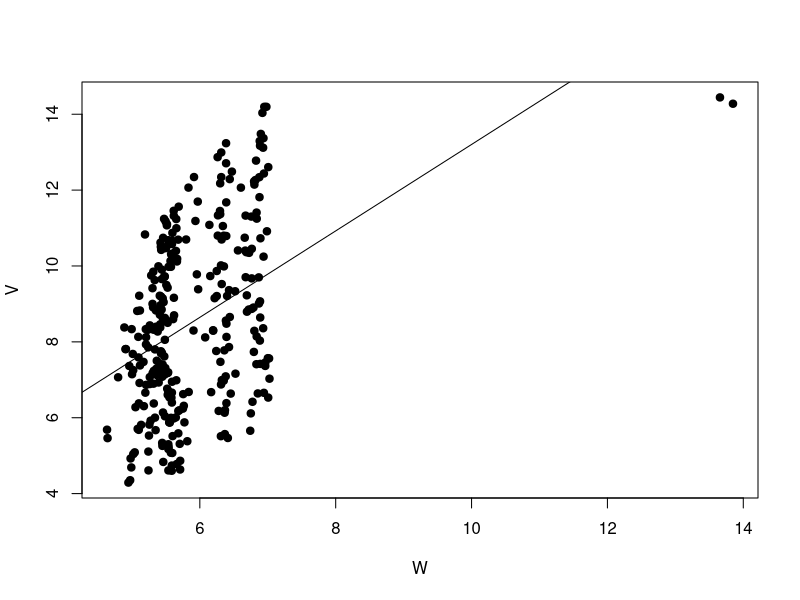
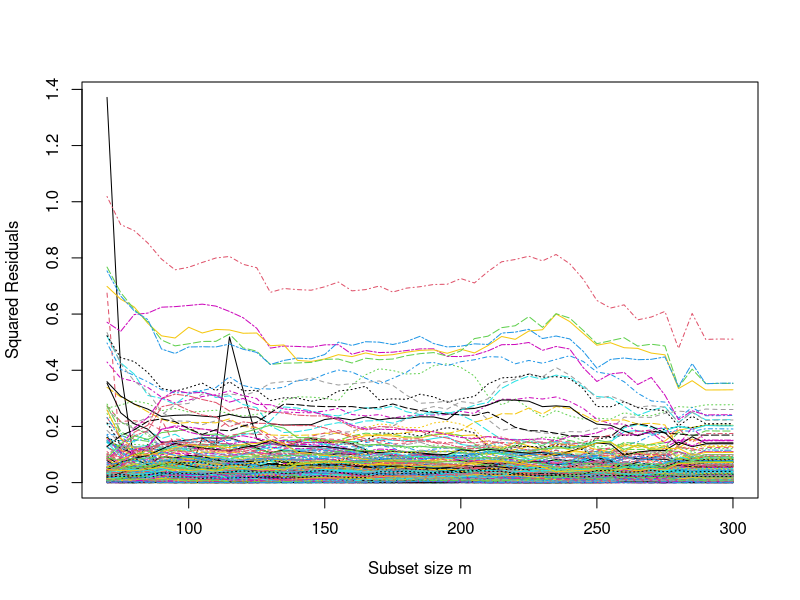
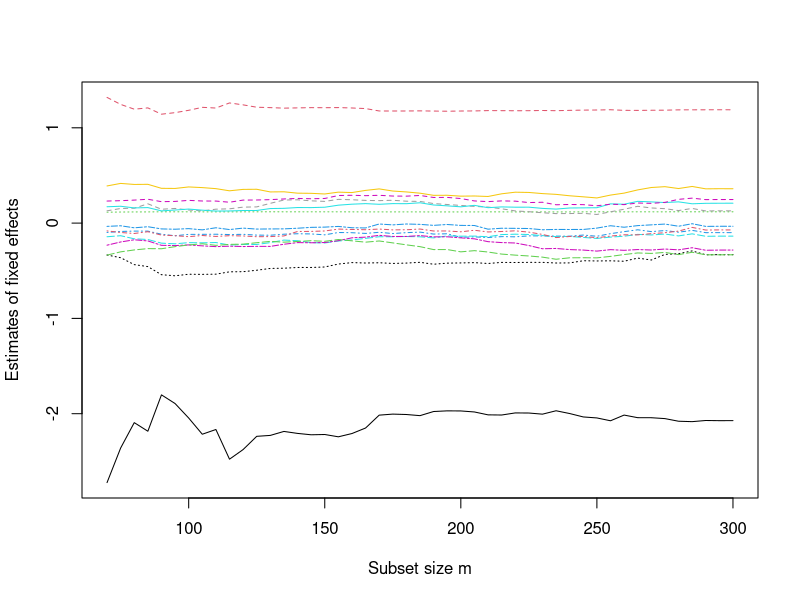
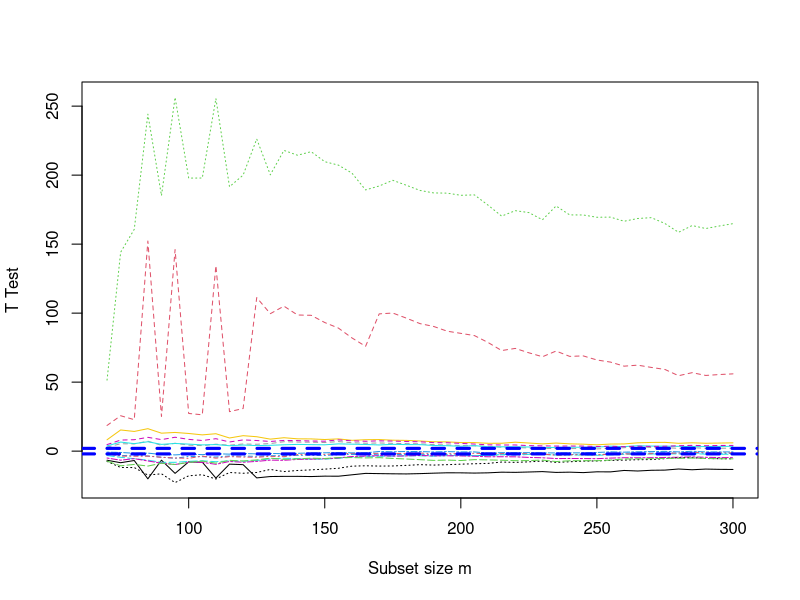
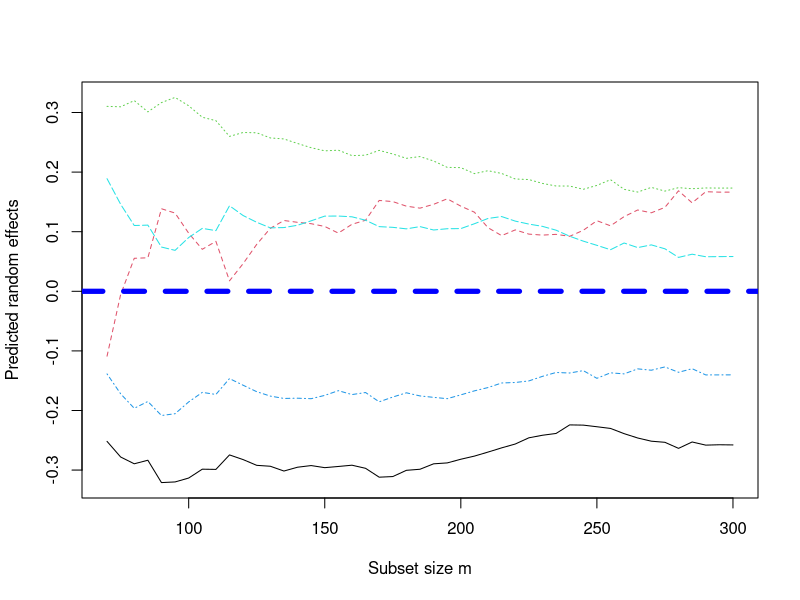
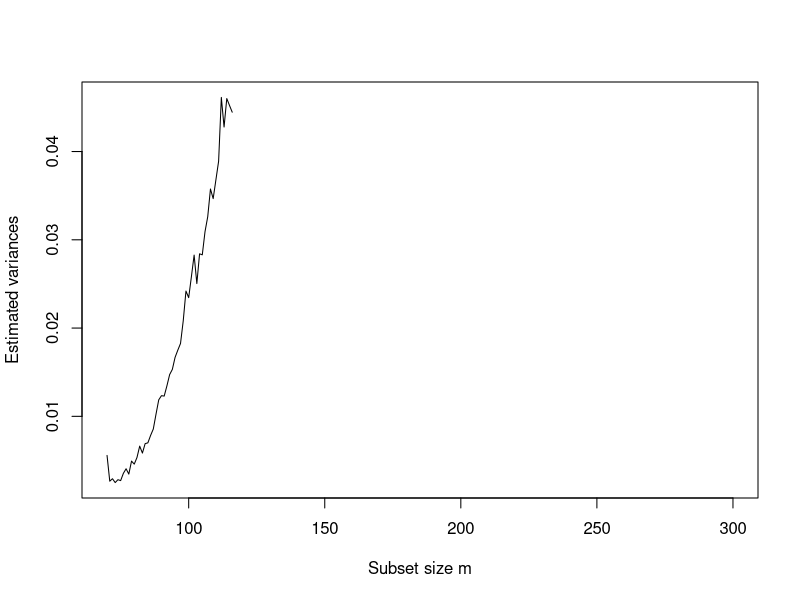
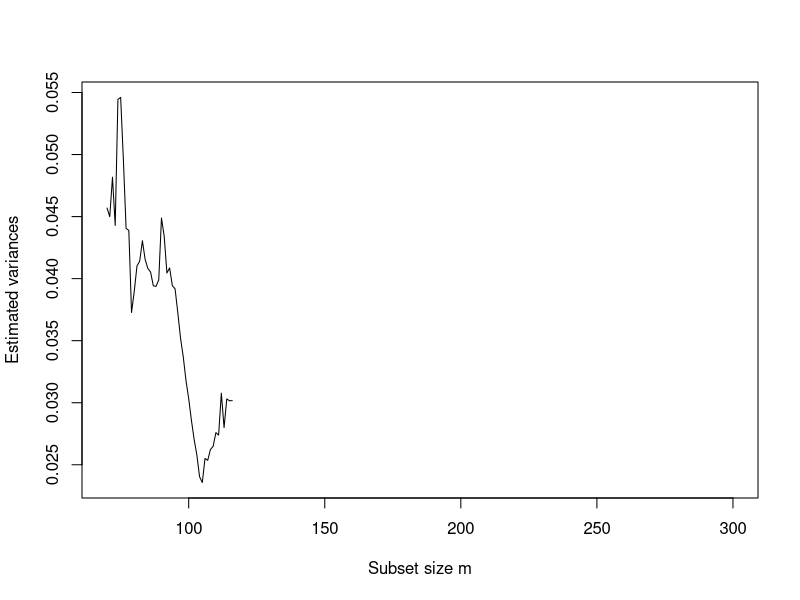

Recreate these plots in R, in order.
library(lme4)
library(Matrix)
library(MASS)
library(ggplot2)


coffebra = read.table("simBRAx1.txt", header = T)
coffebra.cont <- coffebra
# new: nn & grpunt
nn=dim(coffebra.cont)[1]
grpunt=12*5


righe.cont <- 1:2
f1 <- 2.5
f2 <- 2

coffebra.cont$logV[righe.cont]=f1*coffebra$logV[righe.cont]
coffebra.cont$logQ[righe.cont]=f2*coffebra$logQ[righe.cont]

plot(coffebra.cont$logQ, coffebra.cont$logV, cex = 1.5, pch = 20, xlab = "W", ylab = "V")
abline(lm(logV ~ logQ, data=coffebra.cont))

fit.coffebra.cont = lmer(logV ~ logQ + t +m1 + m2+m3+m4+m5+ m6+m7+m8+m9+m10+m11+(1 | country), data = coffebra.cont, REML=F)


y = coffebra.cont$logV
ngroups = max(fit.coffebra.cont@Gp)
X = fit.coffebra.cont@pp$X

Z = t(fit.coffebra.cont@pp$Zt)
beta = fit.coffebra.cont@beta
ttest = beta/diag(summary(fit.coffebra.cont)$vcov)^0.5
sigma2U = summary(fit.coffebra.cont)$varcor[[1]][1]
sigma2eps = summary(fit.coffebra.cont)$sigma^2
loglikhat = summary(fit.coffebra.cont)$logLik[1]
Vhat = sigma2U * Z %*% t(Z) + sigma2eps * diag(length(y))
Ghat = sigma2U * diag(max(fit.coffebra.cont@Gp))
### as.matrix(Vhat) to het the matrix

i1 = t(X)%*% ginv(as.matrix(Vhat)) %*% X
i1inv = ginv(i1)
i2 = t(X)%*% ginv(as.matrix(Vhat)) %*% y
### The product i1inv %*% i2 is identical to beta

# ranef : stima dei random effects
### identical to ranef(ranef(fit.coffebra.cont)$pigname[[1]])
uhat = Ghat%*%t(Z)%*%ginv(as.matrix(Vhat)) %*% (y - X%*%beta)
yhat = X%*%beta + Z%*%uhat
res = y - yhat

### pointer = matrix(rep(1:7, ngroups), nrow = 7, ncol = ngroups)
### Generate a matrix of starting time-index
positions = matrix(1:length(y), nrow = max(coffebra.cont$t), ncol = ngroups)

#temp = matrix(NA, nrow = 10, ncol = length(y)/(ncol(X)+1))
temp = NULL
### for(l in 1:nrow(temp)) {
for(l in 1:50) {
    subset=matrix(NA, nrow=ncol(X), ncol = ngroups)
    set.seed(l)
    sss = sample(1:(max(coffebra.cont$t) - ncol(X)+1), ngroups, replace = T)
    for (ii in 1:ncol(positions)) {
        subset[,ii] = positions[sss[ii]:(sss[ii]+ncol(X)-1), ii]
    }
    temp = rbind(as.vector(subset), temp)
}

# temp = matrix(NA, nrow = length(y)/3, ncol = 7)
# subset = 1:3
# for(l in 1:7){
	# if(l == 1) subset = subset
	# else subset = subset+1
# for(i in 1:ngroups) {
	# if (i == 1) out = subset
	# else out = c(out, subset+(i-1)*9)
# }
# temp[, l] = out
# }


resorder =matrix(NA, nrow = length(y), ncol = nrow(temp))
for(j in 1:nrow(temp)) {
    cat(j, "\n")
    mysub = temp[j, ]
    fit.coffebra.cont.sub = lmer(logV ~ logQ + t +m1 + m2+m3+m4+m5+ m6+m7+m8+m9+m10+m11+(1 | country), data = coffebra.cont, REML=F, subset = mysub)
    ngroups = max(fit.coffebra.cont.sub@Gp)
    y.sub = fit.coffebra.cont.sub@resp$y
    X.sub = fit.coffebra.cont.sub@pp$X
    Z.sub = t(fit.coffebra.cont.sub@pp$Zt)
    beta.sub = fit.coffebra.cont.sub@beta
    sigma2U.sub = summary(fit.coffebra.cont.sub)$varcor[[1]][1]
    sigma2eps.sub = summary(fit.coffebra.cont.sub)$sigma^2
    loglikhat.sub = summary(fit.coffebra.cont.sub)$logLik[1]
    Ghat.sub = sigma2U.sub * diag(ngroups)

### This is to check if beta is obtained
    Vhat.sub = sigma2U.sub * Z.sub %*% t(Z.sub) + sigma2eps.sub * diag(length(y.sub))
### as.matrix(Vhat) to het the matrix
    i1 = t(X.sub)%*% ginv(as.matrix(Vhat.sub)) %*% X.sub
    i1inv = ginv(i1)
    i2 = t(X.sub)%*% ginv(as.matrix(Vhat.sub)) %*% y.sub
### The product i1inv %*% i2 is identical to beta

### Ste equal to zero rows unused
    not.mysub = setdiff(1:length(y), mysub)
    Z.reduced = Z
    Z.reduced[not.mysub, ] = 0

    Vhat.sub1 = sigma2U.sub * Z.reduced %*% t(Z.reduced) + sigma2eps.sub * diag(length(y))
    Ghat.sub1 = sigma2U.sub * diag(ngroups)


### identical to ranef(ranef(fit.coffebra.cont.sub)$pigname[[1]])
    uhat.sub = Ghat.sub1%*%t(Z.reduced)%*%ginv(as.matrix(Vhat.sub1)) %*% (y - X%*%beta.sub)
###    yhat.sub = X%*%beta.sub + Z.reduced%*%uhat.sub
    yhat.sub = X%*%beta.sub + Z%*%uhat.sub
    res.sub = y - yhat.sub

    resorder[,j] = sort(res.sub^2)
}

bsb = temp[which.min(apply(resorder, 2, median)), ]

### Storage of quantities
res.fwd=matrix(NA, nrow = length(y), ncol = length(y)-length(bsb) + 1)
beta.fwd = matrix(NA, nrow = ncol(X), ncol = length(y)-length(bsb) + 1)
ttest.fwd = beta.fwd
sigma2U.fwd = matrix(NA, nrow = 1, ncol = length(y)-length(bsb)+ 1)
sigma2eps.fwd = matrix(NA, nrow = 1, ncol = length(y)-length(bsb)+ 1)
row.inside.fwd = matrix(NA, nrow = length(y),ncol = length(y)-length(bsb)+ 1)
uhat.fwd = matrix(NA, nrow=ngroups, ncol = length(y)-length(bsb)+ 1)


############################  START OF THE FS

# new: seq code and for code
fscycle=seq(70,nn,5)



for(m in fscycle) {
    cat("Subset size m of the FWD = ", m, "\n")
    if (m == length(bsb)) { ### first step of the forward search
	step = 1
	ttt = bsb
        init.fit = lmer(logV ~ logQ + t +m1 + m2+m3+m4+m5+ m6+m7+m8+m9+m10+m11+(1 | country), data = coffebra.cont, REML=F, subset = ttt)
###        init.fit = lmer(w ~ t +(1 | pigname), data = pig, REML=F, subset = ttt)
        ngroups = max(init.fit@Gp)
        y.sub = init.fit@resp$y
        X.sub = init.fit@pp$X
        Z.sub = t(init.fit@pp$Zt)
        beta.sub = init.fit@beta
        ttest.sub = beta.sub/diag(summary(init.fit)$vcov)^0.5
        sigma2U.sub = summary(init.fit)$varcor[[1]][1]
        sigma2eps.sub = summary(init.fit)$sigma^2
        loglikhat.sub = summary(init.fit)$logLik[1]
        Ghat.sub = sigma2U.sub * diag(ngroups)

### Ste equal to zero rows unused
	not.mysub = setdiff(1:length(y), ttt)
        Z.reduced = Z
        Z.reduced[not.mysub, ] = 0

        Vhat.sub1 = sigma2U.sub * Z.reduced %*% t(Z.reduced) + sigma2eps.sub * diag(length(y))
	Ghat.sub1 = sigma2U.sub * diag(ngroups)


### identical to ranef(ranef(fit.coffebra.cont.sub)$pigname[[1]])
        uhat.sub = Ghat.sub1%*%t(Z.reduced)%*%ginv(as.matrix(Vhat.sub1)) %*% (y - X%*%beta.sub)
###        yhat.sub = X%*%beta.sub + Z.reduced%*%uhat.sub
        yhat.sub = X%*%beta.sub + Z%*%uhat.sub
        res.sub = y - yhat.sub
        posm = which(order(res.sub^2)<= m)
        res.fwd[, step] = as.vector(res.sub)
        beta.fwd[, step] = as.vector(beta.sub)
        ttest.fwd[, step] = as.vector(ttest.sub)
        sigma2U.fwd[1, step] = as.vector(sigma2U.sub)
        sigma2eps.fwd[1, step] = as.vector(sigma2eps.sub)
        row.inside.fwd[1:length(bsb), step] = bsb
        uhat.fwd[, step] = as.vector(uhat.sub)
    }
    else{
        step = step+1
        
        # new: ordering a data matrix with countries
        tmpres=as.data.frame(cbind(1:nn,as.vector(coffebra.cont$country),as.vector(res.sub^2)))
        names(tmpres)=c("unit","country","res2")
        
        # new: ordering two levels
        otmpres=tmpres[order(tmpres$country, tmpres$res2),]
        # we take the first m/5 units for each country
        ordbsb=as.vector(otmpres$unit)
        ordind=c((1:(m/5))+0*grpunt, (1:(m/5))+1*grpunt, (1:(m/5))+2*grpunt, (1:(m/5))+3*grpunt, (1:(m/5))+4*grpunt)
        
        nbsb=ordbsb[ordind]
        
        # original
        # nbsb= which(order(res.sub^2)<= m+1)
        
        
        ttt = nbsb
        init.fit = lmer(logV ~ logQ + t +m1 + m2+m3+m4+m5+ m6+m7+m8+m9+m10+m11+(1 | country), data = coffebra.cont, REML=F, subset = ttt)
###        init.fit = lmer(w ~ t +(1 | pigname), data = pig, REML=F, subset = ttt)
        check.ngroups = max(init.fit@Gp)
        if(check.ngroups < ngroups) {
        	#m = m+1
        	}
        else {
        cat("\n", "Progression = ", step, "\n")

        y.sub = init.fit@resp$y
        X.sub = init.fit@pp$X
        Z.sub = t(init.fit@pp$Zt)
        beta.sub = init.fit@beta
        ttest.sub = beta.sub/diag(summary(init.fit)$vcov)^0.5
        sigma2U.sub = summary(init.fit)$varcor[[1]][1]
        sigma2eps.sub = summary(init.fit)$sigma^2
        loglikhat.sub = summary(init.fit)$logLik[1]
        Ghat.sub = sigma2U.sub * diag(ngroups)

### Ste equal to zero rows unused

	    not.mysub = setdiff(1:length(y), ttt)
	    Z.reduced = Z

        if(length(not.mysub)>0)
            Z.reduced[not.mysub, ] = 0

        Vhat.sub1 = sigma2U.sub * Z.reduced %*% t(Z.reduced) + sigma2eps.sub * diag(length(y))
	    Ghat.sub1 = sigma2U.sub * diag(ngroups)


### identical to ranef(ranef(fit.coffebra.cont.sub)$pigname[[1]])
        uhat.sub = Ghat.sub1%*%t(Z.reduced)%*%ginv(as.matrix(Vhat.sub1)) %*% (y - X%*%beta.sub)
###        yhat.sub = X%*%beta.sub + Z.reduced%*%uhat.sub
        yhat.sub = X%*%beta.sub + Z%*%uhat.sub
        res.sub = y - yhat.sub
        res.fwd[, step] = as.vector(res.sub)
        beta.fwd[, step] = as.vector(beta.sub)
        ttest.fwd[, step] = as.vector(ttest.sub)
        sigma2U.fwd[1, step] = as.vector(sigma2U.sub)
        sigma2eps.fwd[1, step] = as.vector(sigma2eps.sub)
        row.inside.fwd[1:length(nbsb), step] = nbsb
        uhat.fwd[, step] = as.vector(uhat.sub)

        }
    }
}


steps=1:step

plot(length(bsb):length(y), (res.fwd[1,])^2, type = "n", ylim = range(res.fwd^2, na.rm = T), xlab = "Subset size m", ylab = "Squared Residuals")
for (i in 1:nrow(res.fwd)) 
  lines(fscycle, (res.fwd[i, steps])^2, lty = i, col = i)

dev.print(device = postscript, file = "C:/ASIM/multilevelFS/figures/squared.resid.sim.eps", height = 18, width = 30, onefile = T)


plot(length(bsb):length(y), beta.fwd[1,], type = "n", ylim = range(beta.fwd, na.rm = T), xlab = "Subset size m", ylab = "Estimates of fixed effects")
for (i in 1:nrow(beta.fwd)) 
  lines(fscycle, beta.fwd[i, steps], lty = i, col = i)

dev.print(device = postscript, file = "C:/ASIM/multilevelFS/figures/bhat.sim.eps", height = 18, width = 30, onefile = T)



plot(length(bsb):length(y), ttest.fwd[1,], type = "n", ylim = range(ttest.fwd, na.rm = T), xlab = "Subset size m", ylab = "T Test")
for (i in 1:nrow(beta.fwd)) 
  lines(fscycle, ttest.fwd[i, steps], lty = i, col = i)
abline(h = c(-2,2), lwd = 3, lty = 2, col = "blue")

dev.print(device = postscript, file = "C:/ASIM/multilevelFS/figures/ttest.bhat.sim.eps", height = 18, width = 30, onefile = T)


plot(length(bsb):length(y), uhat.fwd[1,], type = "n", ylim = range(uhat.fwd, na.rm = T), xlab = "Subset size m", ylab = "Predicted random effects")
for (i in 1:nrow(uhat.fwd)) 
  lines(fscycle, uhat.fwd[i, steps], lty = i, col = i)
abline(h = 0, lwd = 5, lty = 2, col = "blue")

dev.print(device = postscript, file = "C:/ASIM/multilevelFS/figures/predicted.reff.sim.eps", height = 18, width = 30, onefile = T)


########################## 

plot(length(bsb):length(y), sigma2eps.fwd[1,], type = "n", ylim = range(sigma2eps.fwd, na.rm = T), xlab = "Subset size m", ylab = "Estimated variances")
for (i in 1:nrow(sigma2eps.fwd)) lines(length(bsb):length(y), sigma2eps.fwd[i, ], lty = i, col = i)

plot(length(bsb):length(y), sigma2U.fwd[1,], type = "n", ylim = range(sigma2U.fwd, na.rm = T), xlab = "Subset size m", ylab = "Estimated variances")
for (i in 1:nrow(sigma2U.fwd)) lines(length(bsb):length(y), sigma2U.fwd[i, ], lty = i, col = i)

